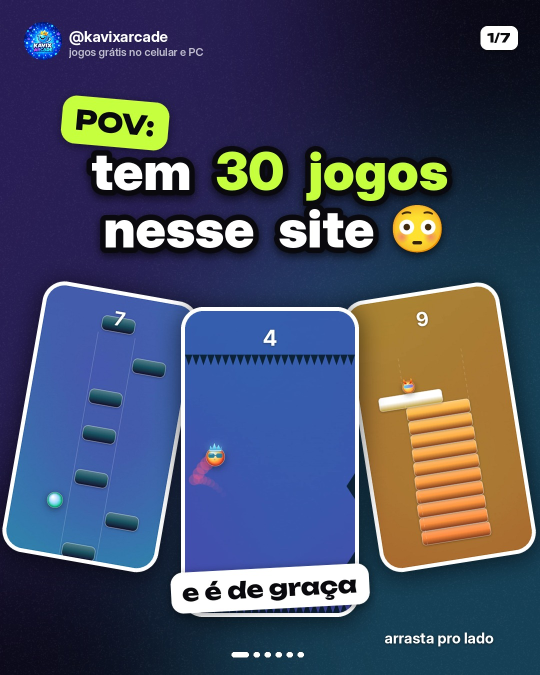
#> input picture promo/kavix/carrossel/modelo_1_30_jogos/slide_01.jpg, 1080 x 1350 px (shown at 1/2 size)
$ python -i gerar_videos.py   (imports and definitions only)
#> lines starting #> are read from the running program, lines starting #| are printed output that depends on the picture
#!/usr/bin/env python3
"""Gera os vídeos promocionais do KAVIX ARCADE (kavixbrasil.com.br).

Estilo "TikTok/Reels": jogabilidade real em tela cheia (2x), legendas que
entram palavra por palavra, etiquetas brancas inclinadas, emojis, barra de
progresso no topo, cortes com zoom e trilha trap sintetizada. As cores da
marca vêm do próprio site (degradê roxo -> ciano do botão "Jogar de novo").

Uso:
    python3 promo/kavix/gerar_videos.py              # gera todos
    python3 promo/kavix/gerar_videos.py arcade       # gera só alguns

Requer: python3, pillow, numpy, ffmpeg e as gravações preparadas pelo
preparar_gravacoes.py (gameplay/jogos.json).
"""
import functools
import json
import math
import os
import subprocess
import sys
import unicodedata
import wave
from multiprocessing import Pool

import numpy as np
from PIL import Image, ImageDraw, ImageFilter, ImageFont

FPS = 30
SR = 44100
HERE = os.path.dirname(os.path.abspath(__file__))
OUT_DIR = os.environ.get("KAVIX_OUT_DIR") or os.path.join(HERE, "videos")
GAMEPLAY_DIR = os.environ.get("KAVIX_GAMEPLAY_DIR") or os.path.join(HERE, "gameplay")
VIDEO_EXT = (".mp4", ".webm", ".mov", ".mkv", ".m4v", ".avi")

URL = "kavixbrasil.com.br"
HANDLE = "@kavixarcade"  # perfil no Instagram
LOGO = os.path.join(HERE, "marca", "logo.png")  # foto do perfil
TOTAL_JOGOS = "+20"  # quantidade de jogos do site (não só os gravados)
SPEED = float(os.environ.get("KAVIX_SPEED", "2"))  # jogabilidade em 2x


def _first(*paths):
    return next(p for p in paths if os.path.exists(p))


F_BLACK = _first("/usr/share/fonts/opentype/inter/InterDisplay-Black.otf",
                 "/usr/share/fonts/opentype/inter/Inter-Black.otf",
                 "/usr/share/fonts/truetype/dejavu/DejaVuSans-Bold.ttf")
F_BOLD = _first("/usr/share/fonts/opentype/inter/InterDisplay-Bold.otf",
                "/usr/share/fonts/opentype/inter/Inter-Bold.otf",
                "/usr/share/fonts/truetype/dejavu/DejaVuSans-Bold.ttf")
F_SEMI = _first("/usr/share/fonts/opentype/inter/InterDisplay-SemiBold.otf",
                "/usr/share/fonts/opentype/inter/Inter-SemiBold.otf",
                F_BOLD)
F_EMOJI = "/usr/share/fonts/truetype/noto/NotoColorEmoji.ttf"
# fonte das etiquetas (nomes dos jogos, ranking): Unbounded, licença OFL
F_DISPLAY = _first(os.path.join(HERE, "marca", "fontes", "Unbounded-ExtraBold.woff2"),
                   F_BOLD)

# Cores: marca (site) + destaque jovem
WHITE = (255, 255, 255)
BLACK = (10, 10, 14)
VIOLET = (124, 92, 255)   # botão do site: degradê roxo -> ciano
SKY = (56, 210, 255)
LIME = (198, 255, 61)     # destaque das legendas
ACCENT = [LIME]           # cor de destaque do vídeo atual (muda por vídeo)
INK = (16, 14, 40)


# ---------------------------------------------------------------- utilidades

def clamp01(x):
    return 0.0 if x < 0 else 1.0 if x > 1 else x


def prog(t, a, b):
    return clamp01((t - a) / (b - a)) if b > a else float(t >= a)


def ease_out_back(x, s=1.9):
    x = clamp01(x)
    return 1 + (s + 1) * (x - 1) ** 3 + s * (x - 1) ** 2


# [4 lines left out: function spring, not called in this run]


def lerp(a, b, x):
    return a + (b - a) * x


_fonts = {}


# [15 lines left out: functions font, composite, not called in this run]


def put(base, layer, cx, cy):
    composite(base, layer, cx - layer.width / 2, cy - layer.height / 2)


# [41 lines left out: functions set_alpha, scaled, hgradient, rounded, shadow, not called in this run]


# ------------------------------------------------------------- texto/emoji

def is_emoji(ch):
    o = ord(ch)
    return o >= 0x1F000 or 0x2600 <= o <= 0x27BF or o == 0x2B50


# [166 lines left out: functions emoji_layer, runs, text_layer, sticker, draw_sticker, caption and 1 more, not called in this run]


MASCOT_SKINS = [((255, 222, 110), (236, 84, 24)),   # laranja
                ((160, 255, 180), (20, 160, 80)),   # verde
                ((150, 230, 255), (40, 90, 230)),   # azul
                ((255, 170, 230), (200, 40, 150))]  # rosa


# ---------------------------------------------------------------- gameplay

# [37 lines left out: functions clip_duration, find_clip, segments, not called in this run]


_library = None


# [59 lines left out: functions library, total_jogos, not called in this run]


_skins = None


# [12 lines left out: function skins, not called in this run]


RAR_ORDEM = {"comum": 0, "raro": 1, "epico": 2, "lendario": 3}


# [20 lines left out: functions pick_skins, skin_image, not called in this run]


def hexrgb(h):
    h = h.lstrip("#")
    return tuple(int(h[i:i + 2], 16) for i in (0, 2, 4)) if len(h) == 6 else WHITE


# [13 lines left out: functions game, at, not called in this run]


_open_clips = []
# barra com o nome do jogo no topo das gravações do preparar_gravacoes.py
HEADER_PX = 72


class Clip:
    """Lê um vídeo quadro a quadro (em loop, acelerado SPEED vezes), já
    cortado para w x h. `skip_top` tira a barra com o nome do jogo."""

    # [38 lines left out: functions __init__, _open, get, close, not called in this run]


def close_clips():
    while _open_clips:
        _open_clips.pop().close()


FRAME = [0]  # quadro atual da renderização


# [19 lines left out: functions close_idle_clips, blurred_bg, not called in this run]


# ---------------------------------------------------------------- contexto

class Ctx:
    """Medidas do quadro. `platform` (reels, tiktok, youtube) define as áreas
    seguras: no TikTok os botões cobrem a direita e o rodapé; no Reels e no
    TikTok o topo tem o cabeçalho do app."""

    # [19 lines left out: function __init__, not called in this run]

    def Y(self, frac):
        return self.H * frac

    @property
    def cap_size(self):
        return (96 if self.vertical else 76) * self.u


# ---------------------------------------------------------------- camadas

# [105 lines left out: functions game_panel, window_card, phone_card, progress_bar, logo_image, handle_layer, not called in this run]


# Campanhas sem cara de story/anúncio desligam o @perfil do topo e a barra de progresso.
SHOW_HANDLE = [True]
SHOW_PROGRESS = [True]


# [38 lines left out: functions handle, top_shade, draw_texts, not called in this run]


def sc_game(src, texts=(), name=None, zoom_in=True):
    """Jogabilidade em tela cheia, com etiqueta do nome e legendas."""
    st = {}

    # [11 lines left out: function f, not called in this run]
    return f


# [205 lines left out: functions sc_pc, sc_collage, sc_items, sc_skin_reveal, cta_button, sc_cta, not called in this run]


# ------------------------------------------------------------------- áudio

def _env(n, decay):
    return np.exp(-np.arange(n) / SR / decay)


def _smooth(x, k):
    return x if k <= 1 else np.convolve(x, np.ones(k) / k, mode="same")


# [45 lines left out: functions _add, sfx, not called in this run]


ROOT = {"A": 55.0, "F": 43.65, "C": 65.41, "G": 49.0, "D": 73.42, "E": 41.2}


# [65 lines left out: functions music, write_wav, build, not called in this run]


HOOKS = ["duvido você passar de 30 pontos 😤",
         "esse jogo é viciante demais 😭",
         "aposto que tu não dura 1 minuto 💀",
         "testa teus reflexos aqui ⚡",
         "só os brabos passam do nível 3 🔥"]


# [134 lines left out: functions spec_arcade, spec_destaque, spec_plataformas, spec_desafio, spec_itens, spec_todos and 1 more, not called in this run]


TOP5 = [("Empilha", "esse aqui é tenso 😤"),
        ("Cobrinha", "clássico que não envelhece 🐍"),
        ("Espinhos", "um toque errado e já era 💀"),
        ("Quebra Blocos", "não consigo parar 😭"),
        ("Reflexo", "o mais viciante de todos 👑")]


# [20 lines left out: function spec_top5, not called in this run]


VIDEOS = {}
# [13 lines not run here, left out]


def _slug(s):
    s = unicodedata.normalize("NFKD", s).encode("ascii", "ignore").decode().lower()
    return "".join(ch if ch.isalnum() else "_" for ch in s)


# um vídeo curto de destaque para cada jogo gravado
# [3 lines not run here, left out]


# --------------------------------------------------------------- renderizar

# [69 lines left out: functions render_frame, render, render_spec, main, not called in this run]


# [2 lines not run here, left out]

>>> import cv2
>>> picture = cv2.imread('carrossel/modelo_1_30_jogos/slide_01.jpg', cv2.IMREAD_GRAYSCALE)
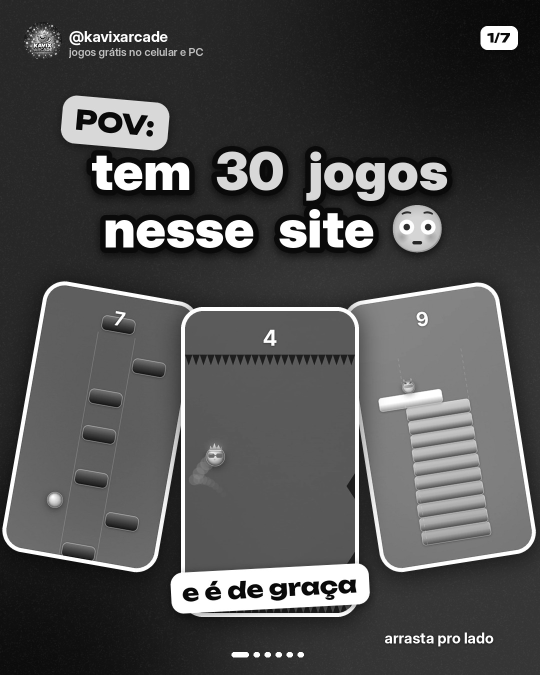
#> picture: shape (1350, 1080) (shown at 1/2 size); min 0, max 255, mean 77.6
>>> result = sc_game(picture)

$ run again, on promo/kavix/carrossel/modelo_1_30_jogos/slide_03.jpg
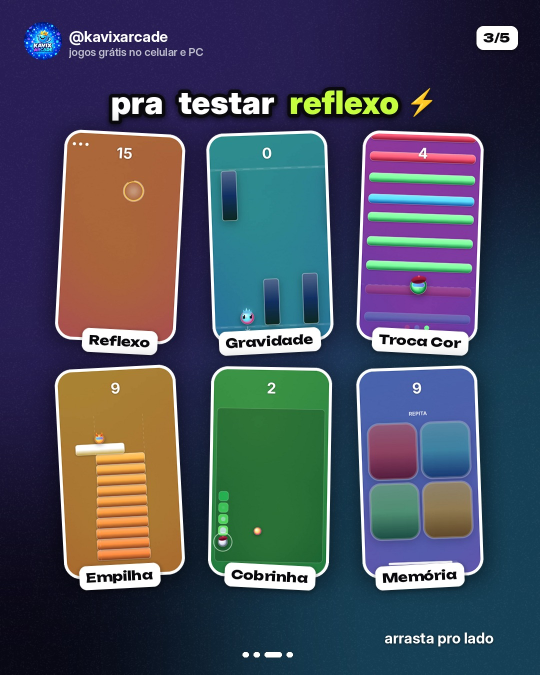
#> input picture promo/kavix/carrossel/modelo_1_30_jogos/slide_03.jpg, 1080 x 1350 px (shown at 1/2 size)
#> `picture = cv2.imread('carrossel/modelo_1_30_jogos/slide_01.jpg', cv2.I..`:
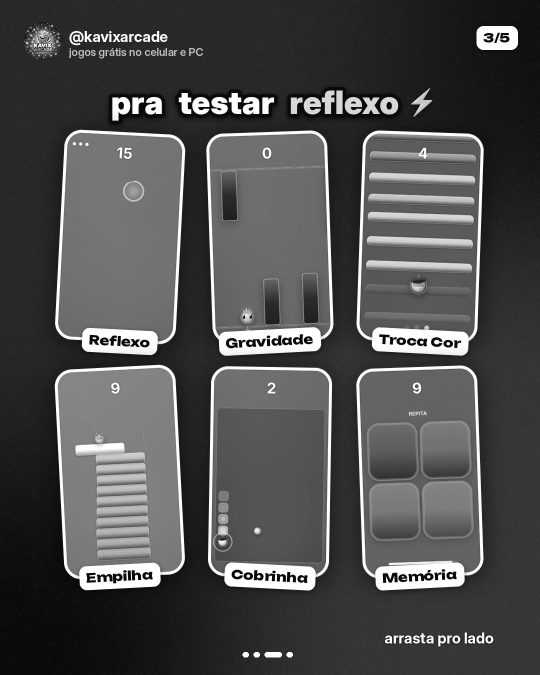
#> picture: shape (1350, 1080) (shown at 1/2 size); min 0, max 255, mean 77.9

$ run again, on promo/kavix/carrossel/modelo_1_30_jogos/slide_05.jpg
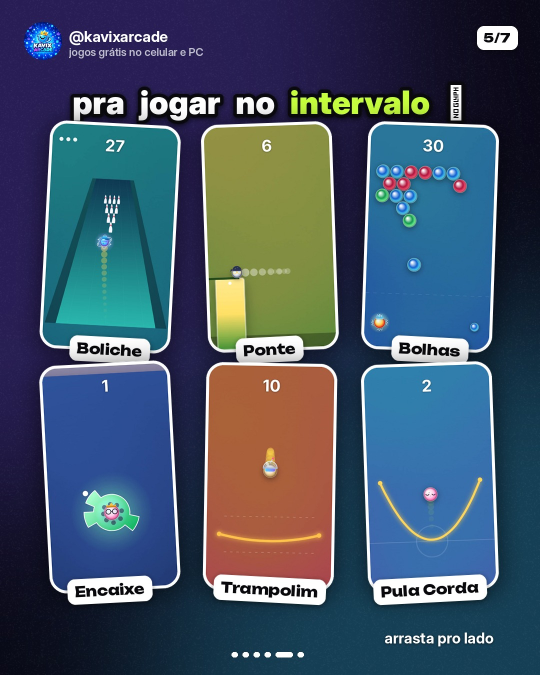
#> input picture promo/kavix/carrossel/modelo_1_30_jogos/slide_05.jpg, 1080 x 1350 px (shown at 1/2 size)
#> `picture = cv2.imread('carrossel/modelo_1_30_jogos/slide_01.jpg', cv2.I..`:
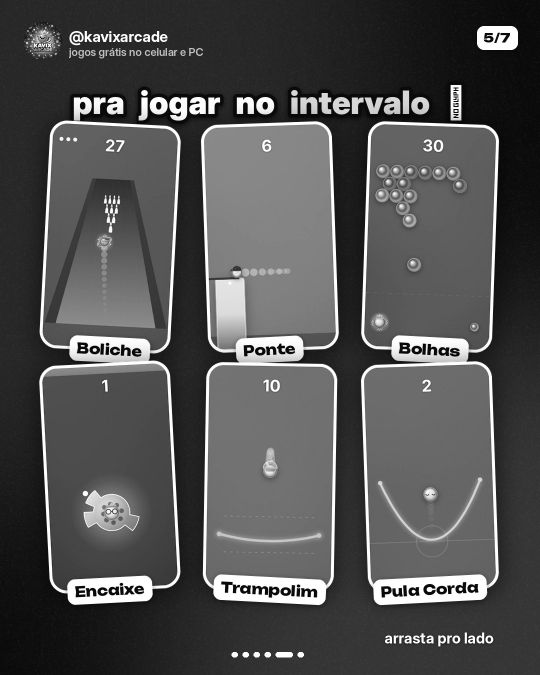
#> picture: shape (1350, 1080) (shown at 1/2 size); min 0, max 255, mean 80.8
